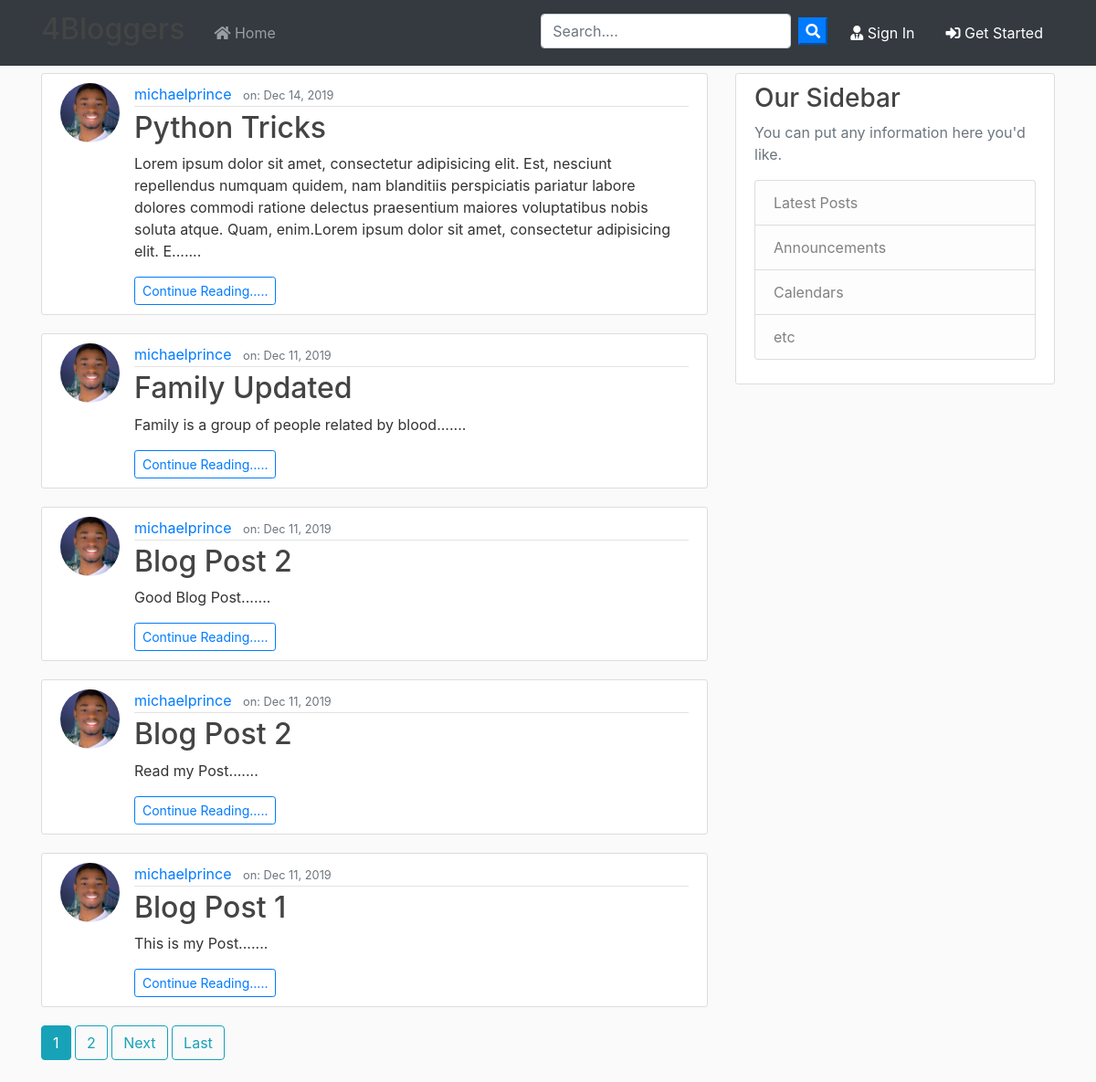
The page / on the database its author committed.
### blog/models.py (models this page shows, shortened)
class Post(models.Model):
    author   = models.ForeignKey(User, on_delete=models.CASCADE)
    title    = models.CharField(max_length=250)
    content  = models.TextField()
    publish  = models.DateTimeField(default=timezone.now)

### users/models.py (models this page shows, shortened)
class Profile(models.Model):
	user      = models.OneToOneField(User, on_delete=models.CASCADE)
	image     = models.ImageField(default='default.jpg', upload_to='profile_pics')

### blog/views.py (the view)
# urls.py: path('', PostListView.as_view(), name='blog-home'),
class PostListView(ListView):
	model = Post
	template_name = 'blog/home.html'
	context_object_name = 'posts'
	ordering = ['-publish']
	paginate_by = 5

### blog/templates/blog/home.html (shortened to what this page needs)
{% extends 'blog/base.html' %}
{% block content %}
    {% for post in posts %}
        <article class="media content-section">
          <img class="rounded-circle article-img" src="{{ post.author.profile.image.url }}">
            <div class="media-body">
                <div class="article-metadata">
                  <a class="mr-2" href="{% url 'user-post' post.author.username %}">{{ post.author }}</a>
                  <small class="text-muted"> on: {{ post.publish|date:"M d, Y" }}
                  </small>
                </div>
                <h2><a  class="article-title" href="{% url 'post-detail' post.id %}">{{ post.title }}</a></h2>
                <p class="article-content">{{ post.content | slice:"300" }}.......</p> <a class="btn btn-outline-primary btn-sm" href="{% url 'post-detail' post.id %}">Continue Reading.....</a>
            </div>
        </article>
    {% endfor %}
    {% if is_paginated %}
      {% for num in page_obj.paginator.page_range %}
        {% if page_obj.number == num %}
          <a class="btn btn-info mb-4" href="?page={{ num }}">{{ num }}</a>
        {% elif num > page_obj.number|add:'-3' and num < page_obj.number|add:'3' %}
          <a class="btn btn-outline-info mb-4" href="?page={{ num }}">{{ num }}</a>
        {% endif %}
      {% endfor %}
      {% if page_obj.has_next %}
        <a class="btn btn-outline-info mb-4" href="?page={{ page_obj.next_page_number }}">Next</a>
        <a class="btn btn-outline-info mb-4" href="?page={{ page_obj.paginator.num_pages }}">Last</a>
      {% endif %}
    {% endif %}
{% endblock content %}

### blog/templates/blog/base.html (shortened to what this page needs)
{% load static %}
<!DOCTYPE html>
<html>
<head>
    <link rel="stylesheet" href="https://stackpath.bootstrapcdn.com/bootstrap/4.3.1/css/bootstrap.min.css">
    <link rel="stylesheet" href="https://stackpath.bootstrapcdn.com/font-awesome/4.7.0/css/font-awesome.min.css">
    <link rel="stylesheet" href="https://use.fontawesome.com/releases/v5.8.1/css/all.css" >
    <link rel="stylesheet" href="{% static 'blog/main.css' %}">
</head>
<body>
    <nav class="navbar navbar-expand-sm navbar-dark bg-dark fixed-top">
      <div class="container">
        <a class="navbar-brand mr-4" href="{% url 'blog-home' %}"><h2>4Bloggers</h2></a>
        <div class="collapse navbar-collapse" id="navbarToggle">
          <div class="navbar-nav mr-auto">
            <a class="nav-link" href="{% url 'blog-home' %}"><i class="fas fa-home"></i> Home <span class="sr-only">(current)</span></a>
          </div>
            <form class="form-inline mt-2 mt-md-0 m-1">
              <input class="form-control mr-sm-2" type="text" placeholder="Search....">
              <button type="submit" class=" text-white my-color btn-primary"><i class="fa fa-search"></i></button>
            </form>
              {% if user.is_authenticated %}
                  <a href="{% url 'post-create' %}" class="btn text-white">New Post</a>
                  <a href="{% url 'profile' %}" class="btn text-white">Profile</a>
                  <a href="{% url 'logout' %}" class="btn text-white">Logout</a>
              {% else %}
                  <a href="{% url 'login' %}" class="btn text-white m-2"><i class="fas fa-user-tie"></i> Sign In</a>
                  <a href="{% url 'register' %}" class="btn text-white"> <i class="fas fa-sign-in-alt"></i> Get Started</a>
              {% endif %}
          </div>
        </div>
    </nav>
    <main role="main" class="container">
      <div class="row">
        <div class="col-md-8">
          {% block content %} {% endblock %}
        </div>
        <div class="col-md-4">
          <div class="content-section">
            <h3>Our Sidebar</h3>
            <p class='text-muted'>You can put any information here you'd like.
              <ul class="list-group">
                <li class="list-group-item list-group-item-light">Latest Posts</li>
                <li class="list-group-item list-group-item-light">Announcements</li>
                <li class="list-group-item list-group-item-light">Calendars</li>
                <li class="list-group-item list-group-item-light">etc</li>
              </ul>
            </p>
          </div>
        </div>
      </div>
    </main>
</body>
</html>

### blog/static/blog/main.css (style rules this page uses)
body { background: #fafafa; color: #333333; margin-top: 5rem; }
h1, h2, h3, h4, h5, h6 { color: #444444; }
ul { margin: 0; }
.content-section { background: #ffffff; padding: 10px 20px; border: 1px solid #dddddd; border-radius: 3px; margin-bottom: 20px; }
.article-title { color: #444444; }
.article-content { white-space: pre-line; }
.article-img { height: 65px; width: 65px; margin-right: 16px; }
.article-metadata { padding-bottom: 1px; margin-bottom: 4px; border-bottom: 1px solid #e3e3e3 }

### rows shown on the page
Post: author.profile.image (picture), author "michaelprince", publish "Dec 14, 2019", title "Python Tricks", content "Lorem ipsum dolor sit amet, consectetur adipisicing elit. Est, nesciunt repellendus numquam quidem, nam blanditiis perspiciatis pariatur labore dolores commodi ratione delectus praesentium maiores voluptatibus nobis soluta atque. Quam, enim.Lorem ipsum dolor sit amet, consectetur adipisicing elit. E"
Post: author.profile.image (picture), author "michaelprince", publish "Dec 11, 2019", title "Family Updated", content "Family is a group of people related by blood"
Post: author.profile.image (picture), author "michaelprince", publish "Dec 11, 2019", title "Blog Post 2", content "Good Blog Post"
Post: author.profile.image (picture), author "michaelprince", publish "Dec 11, 2019", title "Blog Post 2", content "Read my Post"
Post: author.profile.image (picture), author "michaelprince", publish "Dec 11, 2019", title "Blog Post 1", content "This is my Post"

### other values the page prints
{{ num }} "1"
{{ num }} "2"
